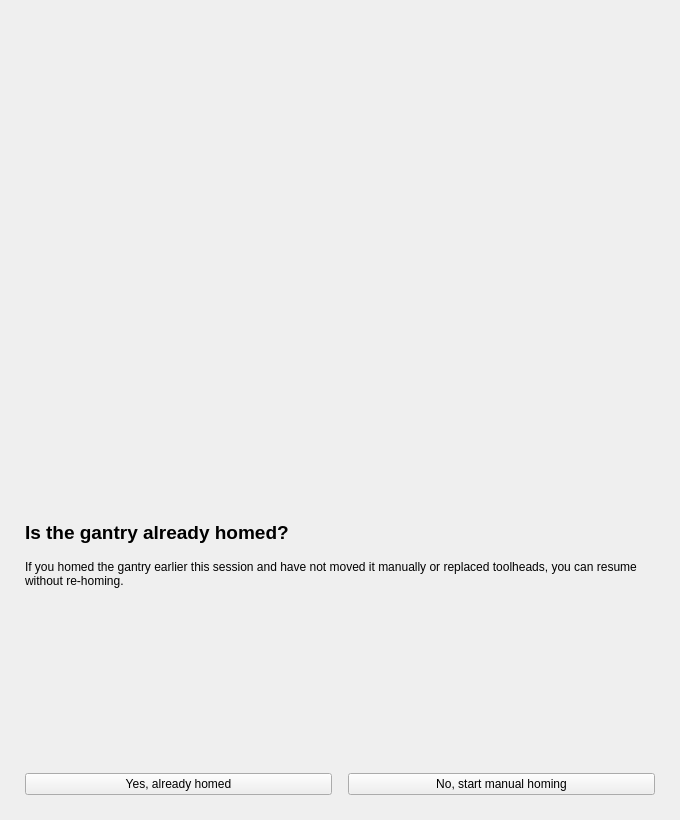
<?xml version="1.0" encoding="UTF-8"?>
<ui version="4.0">
 <class>HomingDialog</class>
 <widget class="QWidget" name="HomingDialog">
  <property name="geometry">
   <rect><x>0</x><y>0</y><width>680</width><height>820</height></rect>
  </property>
  <property name="windowTitle"><string>Gantry Homing</string></property>
  <property name="modal"><bool>true</bool></property>

  <layout class="QVBoxLayout" name="dialog_root">
   <property name="spacing"><number>12</number></property>
   <property name="leftMargin"><number>16</number></property>
   <property name="topMargin"><number>16</number></property>
   <property name="rightMargin"><number>16</number></property>
   <property name="bottomMargin"><number>16</number></property>

   <item>
    <widget class="QStackedWidget" name="page_stack">
     <property name="currentIndex"><number>0</number></property>

     <!-- ── Page 0: Ask ── -->
     <widget class="QWidget" name="page_ask">
      <layout class="QVBoxLayout" name="ask_layout">
       <property name="spacing"><number>16</number></property>

       <item>
        <layout class="QHBoxLayout">
         <item>
          <spacer>
           <property name="orientation"><enum>Qt::Orientation::Horizontal</enum></property>
           <property name="sizeHint" stdset="0"><size><width>40</width><height>20</height></size></property>
          </spacer>
         </item>
         <item>
          <widget class="QLabel" name="homing_diagram_lbl">
           <property name="minimumSize"><size><width>480</width><height>480</height></size></property>
           <property name="maximumSize"><size><width>480</width><height>480</height></size></property>
           <property name="frameShape"><enum>QFrame::Shape::NoFrame</enum></property>
           <property name="text"><string></string></property>
           <property name="alignment"><set>Qt::AlignmentFlag::AlignCenter</set></property>
          </widget>
         </item>
         <item>
          <spacer>
           <property name="orientation"><enum>Qt::Orientation::Horizontal</enum></property>
           <property name="sizeHint" stdset="0"><size><width>40</width><height>20</height></size></property>
          </spacer>
         </item>
        </layout>
       </item>

       <item>
        <widget class="QLabel" name="ask_title">
         <property name="font"><font><pointsize>14</pointsize><bold>true</bold></font></property>
         <property name="text"><string>Is the gantry already homed?</string></property>
         <property name="wordWrap"><bool>true</bool></property>
        </widget>
       </item>
       <item>
        <widget class="QLabel" name="ask_body">
         <property name="text"><string>If you homed the gantry earlier this session and have not moved it manually or replaced toolheads, you can resume without re-homing.</string></property>
         <property name="wordWrap"><bool>true</bool></property>
        </widget>
       </item>
       <item>
        <spacer>
         <property name="orientation"><enum>Qt::Orientation::Vertical</enum></property>
         <property name="sizeHint" stdset="0"><size><width>20</width><height>8</height></size></property>
        </spacer>
       </item>
       <item>
        <layout class="QHBoxLayout">
         <item>
          <widget class="QPushButton" name="already_homed_btn">
           <property name="text"><string>Yes, already homed</string></property>
          </widget>
         </item>
         <item>
          <widget class="QPushButton" name="need_homing_btn">
           <property name="text"><string>No, start manual homing</string></property>
          </widget>
         </item>
        </layout>
       </item>

      </layout>
     </widget>

     <!-- ── Page 1: Manual ── -->
     <widget class="QWidget" name="page_manual">
      <layout class="QVBoxLayout" name="manual_layout">
       <property name="spacing"><number>10</number></property>

       <item>
        <widget class="QLabel" name="manual_title">
         <property name="font"><font><pointsize>14</pointsize><bold>true</bold></font></property>
         <property name="text"><string>Manual Homing</string></property>
        </widget>
       </item>
       <item>
        <widget class="QLabel" name="manual_instruction">
         <property name="text"><string>Jog to whichever corner is convenient and confirm it - only ONE X button and ONE Y button below need to be clicked (not all four), plus Z Reference, before finishing.</string></property>
         <property name="wordWrap"><bool>true</bool></property>
        </widget>
       </item>

       <!-- Reference diagrams -->
       <item>
        <layout class="QHBoxLayout" name="ref_diagrams_row">
         <property name="spacing"><number>12</number></property>
         <item>
          <widget class="QLabel" name="diagram_xz_lbl">
           <property name="minimumSize"><size><width>290</width><height>200</height></size></property>
           <property name="maximumSize"><size><width>290</width><height>200</height></size></property>
           <property name="frameShape"><enum>QFrame::Shape::NoFrame</enum></property>
           <property name="text"><string></string></property>
           <property name="alignment"><set>Qt::AlignmentFlag::AlignCenter</set></property>
          </widget>
         </item>
         <item>
          <widget class="QLabel" name="diagram_y_lbl">
           <property name="minimumSize"><size><width>290</width><height>200</height></size></property>
           <property name="maximumSize"><size><width>290</width><height>200</height></size></property>
           <property name="frameShape"><enum>QFrame::Shape::NoFrame</enum></property>
           <property name="text"><string></string></property>
           <property name="alignment"><set>Qt::AlignmentFlag::AlignCenter</set></property>
          </widget>
         </item>
        </layout>
       </item>

       <!-- Jog controls (no directions diagram) -->
       <item>
        <widget class="QGroupBox" name="jog_group">
         <property name="title"><string>Jog</string></property>
         <layout class="QHBoxLayout" name="jog_outer">
          <property name="spacing"><number>16</number></property>
          <item>
           <layout class="QGridLayout" name="xy_jog_grid">
            <property name="spacing"><number>2</number></property>
            <item row="0" column="1">
             <widget class="QPushButton" name="jog_y_pos_btn">
              <property name="text"><string>▲</string></property>
             </widget>
            </item>
            <item row="1" column="0">
             <widget class="QPushButton" name="jog_x_neg_btn">
              <property name="text"><string>◄</string></property>
             </widget>
            </item>
            <item row="1" column="2">
             <widget class="QPushButton" name="jog_x_pos_btn">
              <property name="text"><string>►</string></property>
             </widget>
            </item>
            <item row="2" column="1">
             <widget class="QPushButton" name="jog_y_neg_btn">
              <property name="text"><string>▼</string></property>
             </widget>
            </item>
           </layout>
          </item>
          <item>
           <layout class="QVBoxLayout" name="z_jog_vbox">
            <item>
             <widget class="QPushButton" name="jog_z_pos_btn">
              <property name="text"><string>Z ▲</string></property>
             </widget>
            </item>
            <item>
             <widget class="QPushButton" name="jog_z_neg_btn">
              <property name="text"><string>Z ▼</string></property>
             </widget>
            </item>
           </layout>
          </item>
          <item>
           <layout class="QVBoxLayout">
            <item>
             <widget class="QLabel">
              <property name="text"><string>Step (mm)</string></property>
             </widget>
            </item>
            <item>
             <widget class="QDoubleSpinBox" name="jog_step_spin">
              <property name="minimum"><double>0.100000000000000</double></property>
              <property name="maximum"><double>50.000000000000000</double></property>
              <property name="singleStep"><double>1.000000000000000</double></property>
              <property name="value"><double>10.000000000000000</double></property>
             </widget>
            </item>
           </layout>
          </item>
         </layout>
        </widget>
       </item>

       <!-- Confirm buttons -->
       <item>
        <widget class="QGroupBox" name="confirm_group">
         <property name="title"><string>Confirm Reference Position — pick whichever corner you're at</string></property>
         <layout class="QGridLayout" name="confirm_grid">
          <property name="spacing"><number>6</number></property>
          <item row="0" column="0">
           <widget class="QLabel">
            <property name="text"><string>X:</string></property>
           </widget>
          </item>
          <item row="0" column="1">
           <widget class="QPushButton" name="confirm_x_min_btn">
            <property name="text"><string>Left (X Min)</string></property>
           </widget>
          </item>
          <item row="0" column="2">
           <widget class="QPushButton" name="confirm_x_max_btn">
            <property name="text"><string>Right (X Max)</string></property>
           </widget>
          </item>
          <item row="1" column="0">
           <widget class="QLabel">
            <property name="text"><string>Y:</string></property>
           </widget>
          </item>
          <item row="1" column="1">
           <widget class="QPushButton" name="confirm_y_min_btn">
            <property name="text"><string>Front (Y Min)</string></property>
           </widget>
          </item>
          <item row="1" column="2">
           <widget class="QPushButton" name="confirm_y_max_btn">
            <property name="text"><string>Back (Y Max)</string></property>
           </widget>
          </item>
          <item row="2" column="0" colspan="3">
           <widget class="QLabel" name="z_ref_info_lbl">
            <property name="text"><string>No workspace loaded - jog down and touch the deck directly, then confirm.</string></property>
            <property name="wordWrap"><bool>true</bool></property>
           </widget>
          </item>
          <item row="3" column="0" colspan="3">
           <widget class="QCheckBox" name="paper_shim_chk">
            <property name="text"><string>Using a paper shim between the tip and the surface (~0.1mm)</string></property>
            <property name="toolTip"><string>Slide a sheet of standard printer paper between the tip and the reference surface, jog down until it just drags, then confirm - the known paper thickness is subtracted automatically. Safer than touching directly: contact is felt by hand, not driven by the motor.</string></property>
           </widget>
          </item>
          <item row="4" column="0" colspan="3">
           <widget class="QPushButton" name="confirm_z_ref_btn">
            <property name="text"><string>Z Reference</string></property>
           </widget>
          </item>
         </layout>
        </widget>
       </item>

       <item>
        <layout class="QHBoxLayout">
         <item>
          <widget class="QPushButton" name="back_to_ask_btn">
           <property name="text"><string>← Back</string></property>
          </widget>
         </item>
         <item>
          <spacer>
           <property name="orientation"><enum>Qt::Orientation::Horizontal</enum></property>
           <property name="sizeHint" stdset="0"><size><width>40</width><height>20</height></size></property>
          </spacer>
         </item>
         <item>
          <widget class="QPushButton" name="finish_homing_btn">
           <property name="text"><string>Finish Homing ✓</string></property>
          </widget>
         </item>
        </layout>
       </item>

      </layout>
     </widget>

    </widget>
   </item>
  </layout>
 </widget>
 <resources/>
 <connections/>
</ui>
